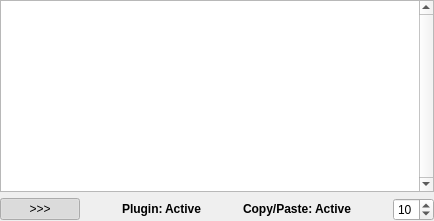
     <widget class="QWidget" name="page_3">
      <layout class="QGridLayout" name="gridLayout_4">
       <property name="leftMargin">
        <number>0</number>
       </property>
       <property name="topMargin">
        <number>0</number>
       </property>
       <property name="rightMargin">
        <number>0</number>
       </property>
       <property name="bottomMargin">
        <number>0</number>
       </property>
       <item row="0" column="0">
        <widget class="QTableView" name="tableView">
         <property name="sizePolicy">
          <sizepolicy hsizetype="Minimum" vsizetype="MinimumExpanding">
           <horstretch>0</horstretch>
           <verstretch>0</verstretch>
          </sizepolicy>
         </property>
         <property name="font">
          <font>
           <family>Ubuntu</family>
           <pointsize>12</pointsize>
           <weight>50</weight>
           <italic>false</italic>
           <bold>false</bold>
          </font>
         </property>
         <property name="styleSheet">
          <string notr="true"/>
         </property>
         <property name="verticalScrollBarPolicy">
          <enum>Qt::ScrollBarAlwaysOn</enum>
         </property>
         <property name="horizontalScrollBarPolicy">
          <enum>Qt::ScrollBarAsNeeded</enum>
         </property>
         <property name="sizeAdjustPolicy">
          <enum>QAbstractScrollArea::AdjustIgnored</enum>
         </property>
         <property name="editTriggers">
          <set>QAbstractItemView::NoEditTriggers</set>
         </property>
         <property name="alternatingRowColors">
          <bool>true</bool>
         </property>
         <property name="selectionMode">
          <enum>QAbstractItemView::SingleSelection</enum>
         </property>
         <property name="textElideMode">
          <enum>Qt::ElideRight</enum>
         </property>
         <property name="verticalScrollMode">
          <enum>QAbstractItemView::ScrollPerItem</enum>
         </property>
         <property name="wordWrap">
          <bool>false</bool>
         </property>
         <property name="cornerButtonEnabled">
          <bool>false</bool>
         </property>
         <attribute name="horizontalHeaderCascadingSectionResizes">
          <bool>false</bool>
         </attribute>
         <attribute name="horizontalHeaderMinimumSectionSize">
          <number>30</number>
         </attribute>
         <attribute name="horizontalHeaderDefaultSectionSize">
          <number>70</number>
         </attribute>
         <attribute name="verticalHeaderMinimumSectionSize">
          <number>30</number>
         </attribute>
        </widget>
       </item>
       <item row="1" column="0">
        <widget class="QFrame" name="frame_16">
         <property name="sizePolicy">
          <sizepolicy hsizetype="Preferred" vsizetype="Preferred">
           <horstretch>0</horstretch>
           <verstretch>0</verstretch>
          </sizepolicy>
         </property>
         <property name="frameShape">
          <enum>QFrame::NoFrame</enum>
         </property>
         <property name="frameShadow">
          <enum>QFrame::Raised</enum>
         </property>
         <property name="lineWidth">
          <number>0</number>
         </property>
         <layout class="QHBoxLayout" name="horizontalLayout_7">
          <property name="spacing">
           <number>2</number>
          </property>
          <property name="leftMargin">
           <number>0</number>
          </property>
          <property name="topMargin">
           <number>0</number>
          </property>
          <property name="rightMargin">
           <number>0</number>
          </property>
          <property name="bottomMargin">
           <number>0</number>
          </property>
          <item>
           <widget class="QPushButton" name="showMenu">
            <property name="sizePolicy">
             <sizepolicy hsizetype="Maximum" vsizetype="Fixed">
              <horstretch>0</horstretch>
              <verstretch>0</verstretch>
             </sizepolicy>
            </property>
            <property name="toolTip">
             <string>Show/Hide Menu</string>
            </property>
            <property name="text">
             <string>&gt;&gt;&gt;</string>
            </property>
            <property name="checkable">
             <bool>true</bool>
            </property>
            <property name="checked">
             <bool>true</bool>
            </property>
           </widget>
          </item>
          <item>
           <spacer name="horizontalSpacer_8">
            <property name="orientation">
             <enum>Qt::Horizontal</enum>
            </property>
            <property name="sizeType">
             <enum>QSizePolicy::Expanding</enum>
            </property>
            <property name="sizeHint" stdset="0">
             <size>
              <width>40</width>
              <height>20</height>
             </size>
            </property>
           </spacer>
          </item>
          <item>
           <widget class="QLabel" name="label_3">
            <property name="sizePolicy">
             <sizepolicy hsizetype="Maximum" vsizetype="Preferred">
              <horstretch>0</horstretch>
              <verstretch>0</verstretch>
             </sizepolicy>
            </property>
            <property name="text">
             <string>&lt;html&gt;&lt;head/&gt;&lt;body&gt;&lt;p&gt;&lt;span style=&quot; font-weight:600;&quot;&gt;Plugin:&lt;/span&gt;&lt;/p&gt;&lt;/body&gt;&lt;/html&gt;</string>
            </property>
           </widget>
          </item>
          <item>
           <widget class="QLabel" name="pluginActiveLabel">
            <property name="sizePolicy">
             <sizepolicy hsizetype="Maximum" vsizetype="Preferred">
              <horstretch>0</horstretch>
              <verstretch>0</verstretch>
             </sizepolicy>
            </property>
            <property name="font">
             <font>
              <stylestrategy>PreferAntialias</stylestrategy>
             </font>
            </property>
            <property name="text">
             <string>&lt;html&gt;&lt;head/&gt;&lt;body&gt;&lt;p&gt;&lt;span style=&quot; font-weight:600;&quot;&gt;Active&lt;/span&gt;&lt;/p&gt;&lt;/body&gt;&lt;/html&gt;</string>
            </property>
           </widget>
          </item>
          <item>
           <spacer name="horizontalSpacer_9">
            <property name="orientation">
             <enum>Qt::Horizontal</enum>
            </property>
            <property name="sizeType">
             <enum>QSizePolicy::Maximum</enum>
            </property>
            <property name="sizeHint" stdset="0">
             <size>
              <width>40</width>
              <height>20</height>
             </size>
            </property>
           </spacer>
          </item>
          <item>
           <widget class="QLabel" name="label_4">
            <property name="sizePolicy">
             <sizepolicy hsizetype="Maximum" vsizetype="Preferred">
              <horstretch>0</horstretch>
              <verstretch>0</verstretch>
             </sizepolicy>
            </property>
            <property name="text">
             <string>&lt;html&gt;&lt;head/&gt;&lt;body&gt;&lt;p&gt;&lt;span style=&quot; font-weight:600;&quot;&gt;Copy/Paste:&lt;/span&gt;&lt;/p&gt;&lt;/body&gt;&lt;/html&gt;</string>
            </property>
           </widget>
          </item>
          <item>
           <widget class="QLabel" name="copyPasteActiveLabel">
            <property name="sizePolicy">
             <sizepolicy hsizetype="Maximum" vsizetype="Preferred">
              <horstretch>0</horstretch>
              <verstretch>0</verstretch>
             </sizepolicy>
            </property>
            <property name="font">
             <font>
              <stylestrategy>PreferAntialias</stylestrategy>
             </font>
            </property>
            <property name="text">
             <string>&lt;html&gt;&lt;head/&gt;&lt;body&gt;&lt;p&gt;&lt;span style=&quot; font-weight:600;&quot;&gt;Active&lt;/span&gt;&lt;/p&gt;&lt;/body&gt;&lt;/html&gt;</string>
            </property>
           </widget>
          </item>
          <item>
           <spacer name="horizontalSpacer_11">
            <property name="orientation">
             <enum>Qt::Horizontal</enum>
            </property>
            <property name="sizeType">
             <enum>QSizePolicy::Maximum</enum>
            </property>
            <property name="sizeHint" stdset="0">
             <size>
              <width>40</width>
              <height>20</height>
             </size>
            </property>
           </spacer>
          </item>
          <item>
           <widget class="QSpinBox" name="fontSpinBox">
            <property name="sizePolicy">
             <sizepolicy hsizetype="Maximum" vsizetype="Fixed">
              <horstretch>0</horstretch>
              <verstretch>0</verstretch>
             </sizepolicy>
            </property>
            <property name="toolTip">
             <string>Table Font Size</string>
            </property>
            <property name="readOnly">
             <bool>false</bool>
            </property>
            <property name="minimum">
             <number>5</number>
            </property>
            <property name="maximum">
             <number>20</number>
            </property>
            <property name="value">
             <number>10</number>
            </property>
           </widget>
          </item>
         </layout>
        </widget>
       </item>
      </layout>
     </widget>
